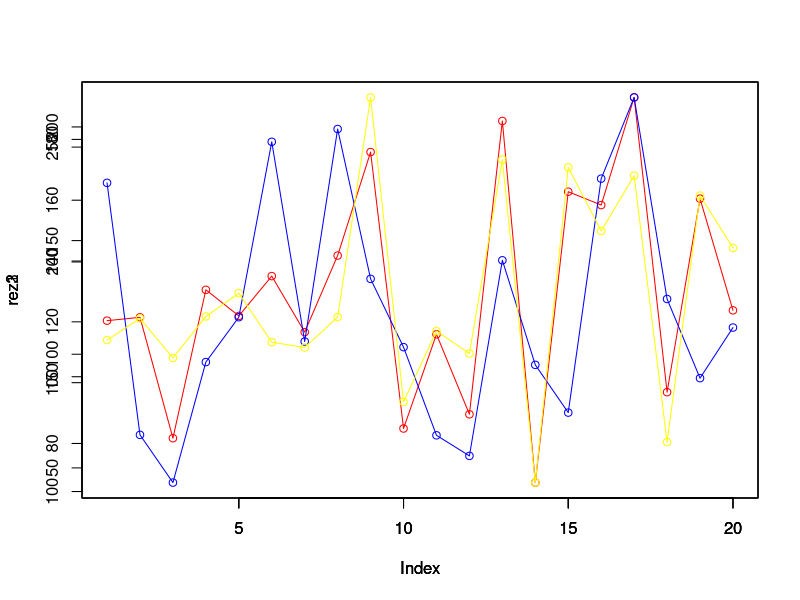
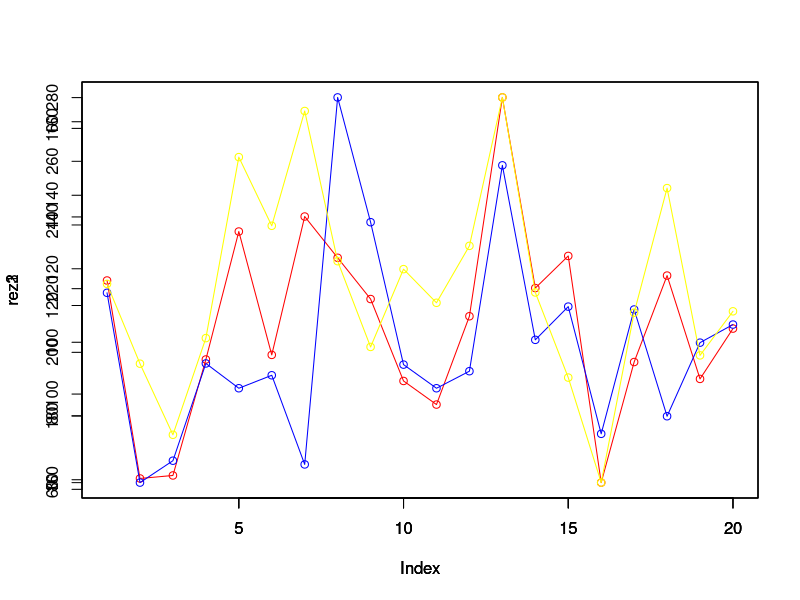
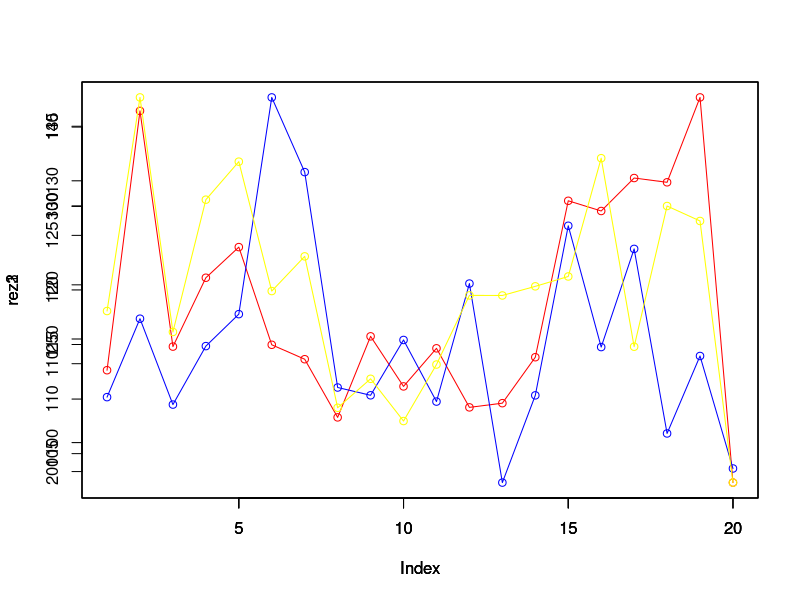
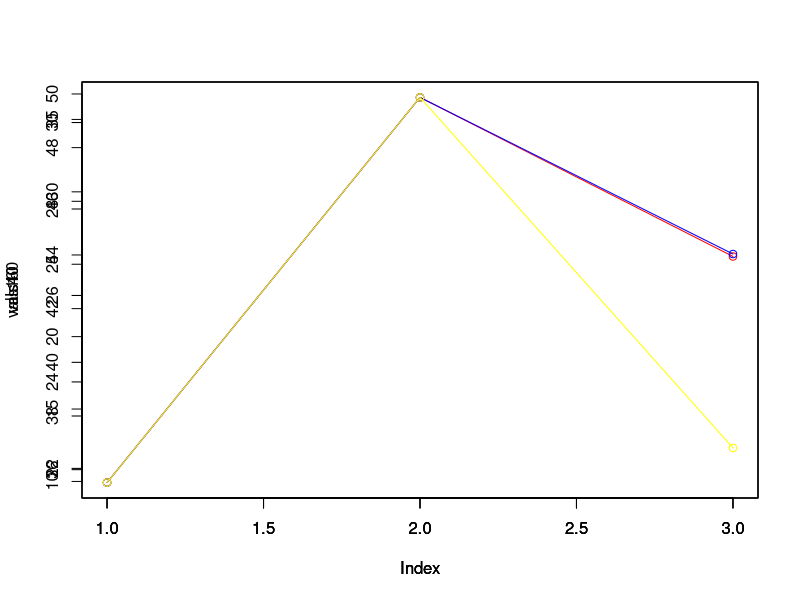
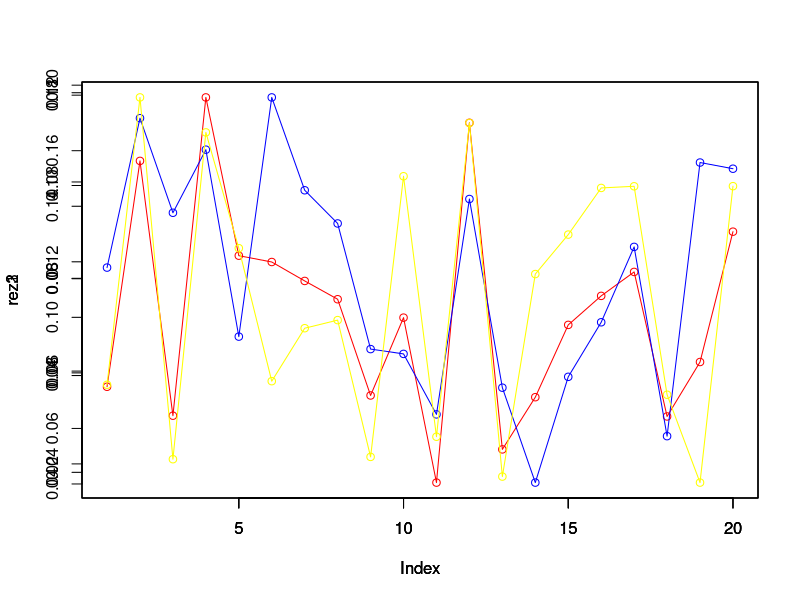
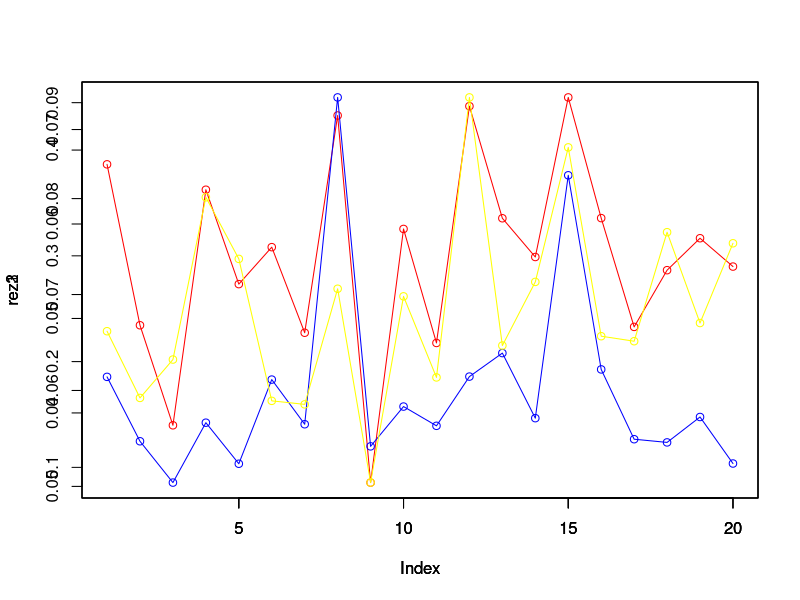
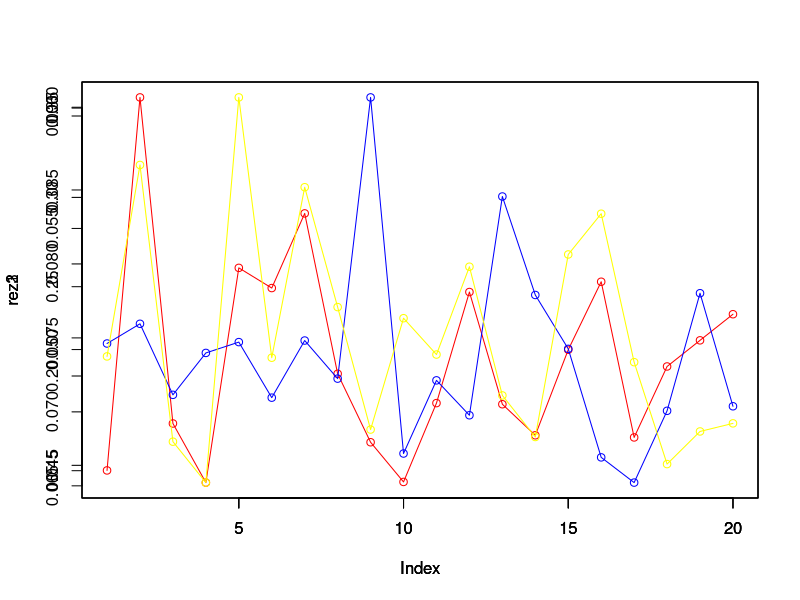
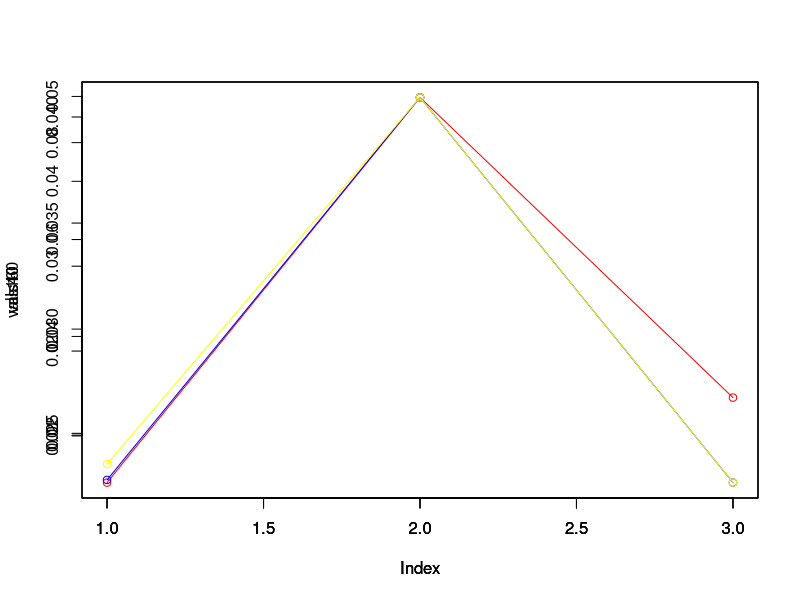

These figures' R source, in order:
## ---- chunk 1
knitr::opts_chunk$set(echo = TRUE)
## ---- chunk 2
x1 = rnorm(788, 59, 69)
str(x1)
## ---- chunk 3
a = mean(x1); a
si = sd(x1); si
## ---- chunk 4
x2 = rexp(700, 27)
str(x2)
## ---- chunk 5
lam = 1 / mean(x2); lam
## ---- chunk 6
x3 = rbinom(700, 42, 0.8)
str(x3)
## ---- chunk 7
p = mean(x3) / 20; p
n = mean(x3) / 0.6; n
## ---- chunk 8
# Функции нахождения оценок
moments = function(n) { 
  return (function (x) (2 / n) * sum(x));
}
likelihood = function(n) {
  return (function (x) ((n + 1) / n) * max(x))
}
ordinal = function(n) {
  return (function (x) (2 * quantile(x, c(0.5))))
}
nList <- list(10, 40, 160)
varCount <- 20
m <- 15 + 2*22
s <- 3 + 3*22
l <- 5 + 22
myNorm = function(n){
  return(rnorm(n, m, s))
}
myExp = function(n){
  return(rexp(n, l))
}
foo = myNorm
isNorm <- TRUE
for (i in 1:2){
  sdMatrix <- matrix(0, nrow = 3, ncol = 3)
  for (i in 1:3){
    n <- nList[[i]]
    print("-----------------------")
    str(n)
    # Генерация матрицы по установленному закону распределения
    xs = foo(n * varCount)
    M <- matrix(xs, varCount, n)
    
    # Вычисление значений оценок
    rez1 <- apply(M, 1, moments(n))
    rez2 <- apply(M, 1, likelihood(n))
    rez3 <- apply(M, 1, ordinal(n))
    print("Оценки:")
    str(rez1)
    str(rez2)
    str(rez3)
    
    print("Среднеквадратическое отклонение")
    p1 <- sd(rez1); str(p1)
    p2 <- sd(rez2); str(p2)
    p3 <- sd(rez3); str(p3)
    sdMatrix[i, 1] <- p1
    sdMatrix[i, 2] <- p2
    sdMatrix[i, 3] <- p3
    
    print("Максимальное значение")
    max1 <- max(rez1); str(max1)
    max2 <- max(rez2); str(max2)
    max3 <- max(rez3); str(max3)
    
    print("Минимальное значение")
    min1 <- min(rez1); str(min1)
    min2 <- min(rez2); str(min2)
    min3 <- min(rez3); str(min3)
    
    print("Величина размаха")
    r1 <- max1 - min1; str(r1)
    r2 <- max2 - min2; str(r2)
    r3 <- max3 - min3; str(r3)
    
    # Построение графиков получившихся оценок
    plot ( rez1 , col = " red ")
    lines ( rez1 , col = " red")
    par ( new =T )
    plot ( rez2 , col = " blue ")
    lines ( rez2 , col = " blue ")
    par ( new =T )
    plot ( rez3 , col = " yellow ")
    lines ( rez3 , col = " yellow ")
    par ( new =F )
  }
  # Построение графика отклонений
  vals10 <- c(sdMatrix[1, 1], sdMatrix[1,2], sdMatrix[1,3])
  vals40 <- c(sdMatrix[2, 1], sdMatrix[2,2], sdMatrix[2,3])
  vals160 <- c(sdMatrix[3, 1], sdMatrix[3,2], sdMatrix[3,3])
  plot ( vals10 , col = " red ")
  lines ( vals10 , col = " red")
  par ( new =T )
  plot ( vals40 , col = " blue ")
  lines ( vals40 , col = " blue ")
  par ( new =T )
  plot ( vals160 , col = " yellow ")
  lines ( vals160 , col = " yellow ")
  par ( new =F )
  
  # Смена на показательный закон распределения
  foo = myExp
  if (isNorm){
    print("Показательный закон распределения")
    isNorm <- FALSE
  }
}
